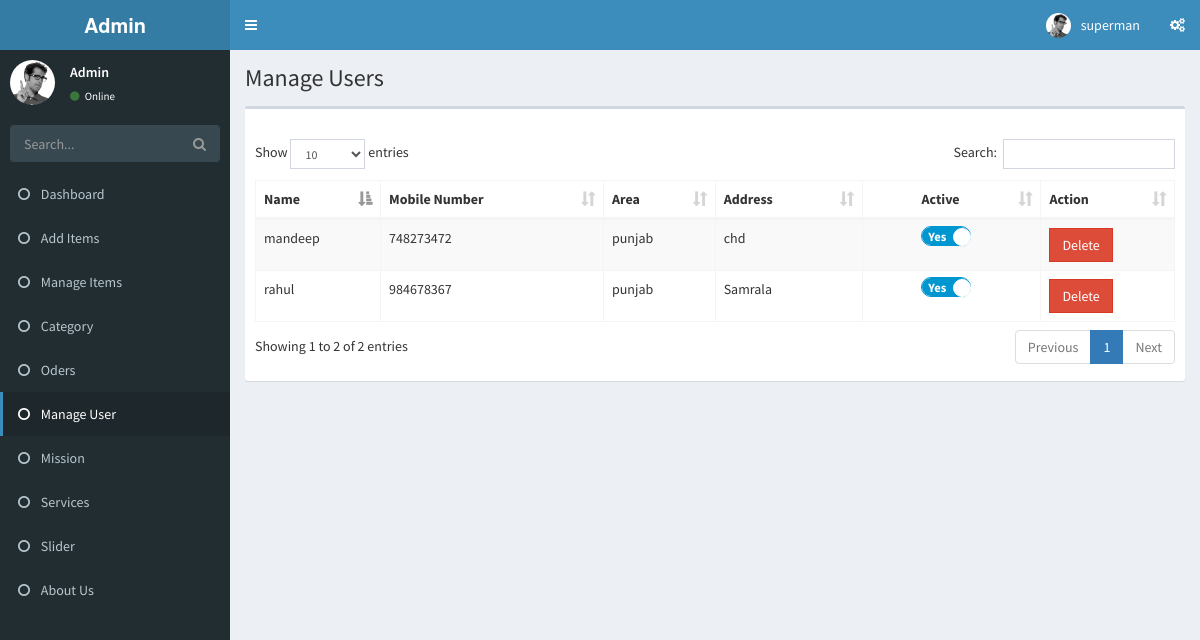
Page /manage-user.php (signed in) on the committed database.
### tables this page shows
CREATE TABLE `userlist` (
  `id` int(255) NOT NULL,
  `name` varchar(255) NOT NULL,
  `mobile` int(30) NOT NULL,
  `state` varchar(255) NOT NULL,
  `address` varchar(255) NOT NULL,
  `is_active` enum('0','1') NOT NULL DEFAULT '0'
);

### manage-user.php (the view, shortened to what this page needs)
<?php include 'include/header.php'; ?>
<?php include 'include/navigation.php'; ?>
<div class="content-wrapper">
  <section class="content-header">
    <h1>
      Manage Users
    </h1>
  </section>
  <section class="content">
    <div class="box">
      <div class="box-header">
      </div>
      <div class="box-body">
        <table id="example1" class="table table-bordered table-striped">
          <thead>
            <tr>
              <th> Name </th>
              <th> Mobile Number </th>
              <th> Area </th>
              <th> Address </th>
              <th class="text-center"> Active  </th>
              <th> Action </th>
            </tr>
          </thead>
          <tbody>
            <?php
            $query = "SELECT * FROM userlist";
            $select_image = mysqli_query($connection, $query);
            while($row = mysqli_fetch_assoc($select_image)){
              $id = $row['id'];
              $name = $row['name'];
              $mobile = $row['mobile'];
              $state = $row['state'];
              $address = $row['address'];
              ?>
              <tr>
                <td><?php echo $name; ?></td>
                <td><?php echo $mobile; ?></td>
                <td><?php echo $state; ?></td>
                <td><?php echo $address; ?></td>
                <td> <?php  ?>
                  <form method="post">
                  <label class="toggleSwitch nolabel" onchange="this.form.submit()">
                    <span>
                      <span>Yes</span>
                    </span>
                    <a></a>
                  </label>
                </form>
                </td>
                <td><button type="button" class="btn btn-flat btn-danger" data-toggle="modal" data-target="#delete<?php echo $id; ?>"> Delete </button></td>
              </tr>
             <?php } ?>
           </tbody>
            </table>
          </div>
        </div>
      </section>
    </div>
    <?php include 'include/footer.php'; ?>

### rows in the picture
userlist: name "rahul", mobile "984678367", state "punjab", address "Samrala"
userlist: name "mandeep", mobile "748273472", state "punjab", address "chd"

### other values in the picture
$_SESSION['user_name'] "superman"
